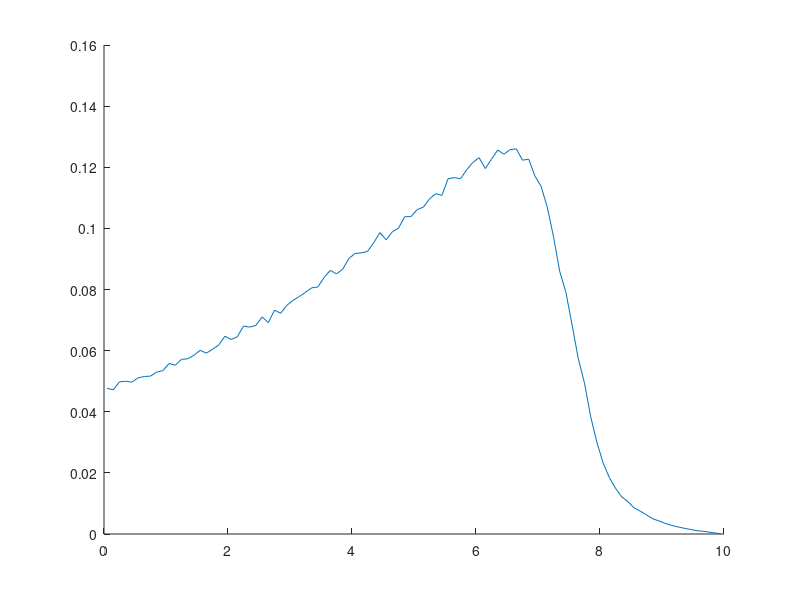

Write MATLAB code to recreate this figure. (Note: this script raises an error after producing the figure.)
load("psi.mat")

sigmaT=[0.2,2.0];

R=10;
n_r=100;
n_phi=30;
z0=(0:n_r-1)/n_r*R+R/n_r/2;
phi0=(0:n_phi-1)/n_phi*180+180/n_phi/2;

figure
hold on
for i=1:n_phi
    plot(z0,adj_Psi1(:,i))
    lgnd(i)=string(phi0(i));
end
legend(lgnd)
title('Psi1')

% figure
% set(gca,'YScale','log')
% hold on
% for i=1%:n_phi
%     plot(z0,adj_Psi1(:,i))
% end
% legend(lgnd)
% title('Psi2')
% 
figure
hold on
for i=1:n_phi
    plot(z0,adj_Psi2(:,i))
end
legend(lgnd)
title('Psi2')
% 
% figure
% set(gca,'YScale','log')
% hold on
% for i=1:n_phi
%     plot(z0,adj_Psi2(:,i))
% end
% legend(lgnd)
% title('Psi2')
% 
% figure
% hold on
% for i=1:n_phi
%     plot(z0,adj_Psi1(:,i))
% end
% for i=1:n_phi
%     plot(z0,adj_Psi2(:,i))
% end
% title('Psi')
% 
% figure
% set(gca,'YScale','log')
% hold on
% for i=1:n_phi
%     plot(z0,adj_Psi1(:,i))
% end
% for i=1:n_phi
%     plot(z0,adj_Psi2(:,i))
% end
% title('Psi')
% 
% figure
% set(gca,'YScale','log')
% hold on
% for i=1:n_phi
%     plot(z0,var_Psi2(:,i))
% end
% title('var Psi1')

